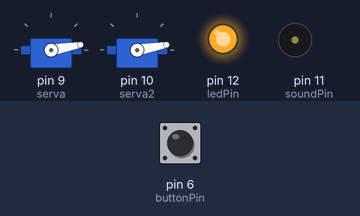
Bench run of a sketch on a simulated Arduino Uno, built with avr-gcc and run on an emulated ATmega328P. Parts: 2 × servo, output pins drawn as LEDs (lit = HIGH), buzzer (waves = sounding). The test bench sets the inputs (shaded band); at power-on: pin 6 (buttonPin) LOW.

Above: at 1.5 s.
1.6 s: pin 6 (buttonPin) pulled HIGH for 0.15 s
At 2.2 s:
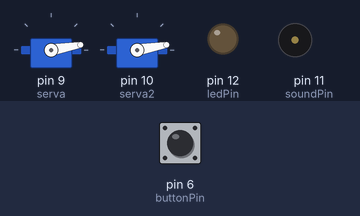
At 3.5 s:
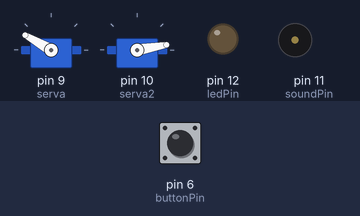
4.7 s: pin 6 (buttonPin) pulled HIGH for 3.2 s
At 9.7 s:
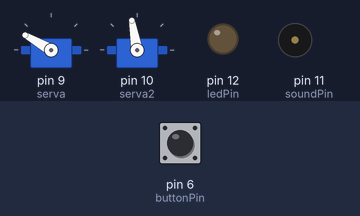
Timing chart, 0 to 13.5 s (numbered marks = the images above; inputs shaded):
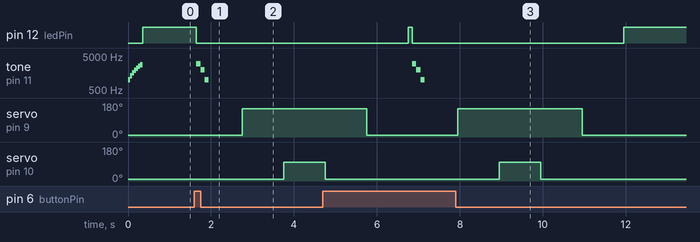

Measured:
- after the input at 1.6 s, pin 12 (ledPin): HIGH → LOW after 0.05 s; tone on pin 11 (soundPin): silent → 3000 Hz after 0.05 s, → 2000 Hz 0.10 s later, → 1000 Hz 0.10 s later, → silent 0.10 s later; servo on pin 9 (serva): 10° → 150° after 1.2 s; servo on pin 10 (serva2): 10° → 100° after 2.2 s
- after the input at 4.7 s, tone on pin 11 (soundPin): silent → 3000 Hz after 2.2 s, → 2000 Hz 0.10 s later, → 1000 Hz 0.10 s later, → silent 0.10 s later

The sketch:

serva_s_gudcom.ino
```cpp
#include <Servo.h>
   int buttonState1=0; //переменная для хранения данных с кнопки
   bool isButton1Pressed = false; // переменная для отслеживания отпуская и нажатия кнопки
   Servo serva ;
   Servo serva2;
   const int buttonPin = 6;  // контакт кнопки 1
   const int ledPin=12;
   const int soundPin=11;


void setup() {
  // put your setup code here, to run once:
   pinMode(buttonPin, INPUT);
   pinMode(ledPin,OUTPUT);
   pinMode(soundPin,OUTPUT);
   serva.attach(9);
   serva2.attach(10);
   digitalWrite(ledPin, LOW);
    Serial.begin(9600);
   serva.write(10);
   serva2.write(10);
   for(int i = 1000; i < 3000; i+=300)
   {
     tone(soundPin,i);
     delay(50);
   }
   noTone(soundPin);
}

void loop() {
  //
  // digitalWrite(ledPin, LOW);
   buttonState1 = digitalRead(buttonPin); //считываем с кнопки1
  if(buttonState1 == HIGH)
   {
     digitalWrite(ledPin,LOW);
     tone(soundPin,3000);
     delay(100);
     tone(soundPin,2000);
     delay(100);
     tone(soundPin,1000);
     delay(100);
     noTone(soundPin);
     delay(800);
     serva.write(150);
     delay(1000);
     serva2.write(100);
     delay(1000);
    serva2.write(10);
    delay(1000);
    serva.write(10);
    delay(1000);
    serva.write(10);
    serva2.write(10);
     digitalWrite(ledPin, HIGH);
     delay(100);
   }
   else {
     digitalWrite(ledPin, HIGH);
     delay(100);
   }
}
```
